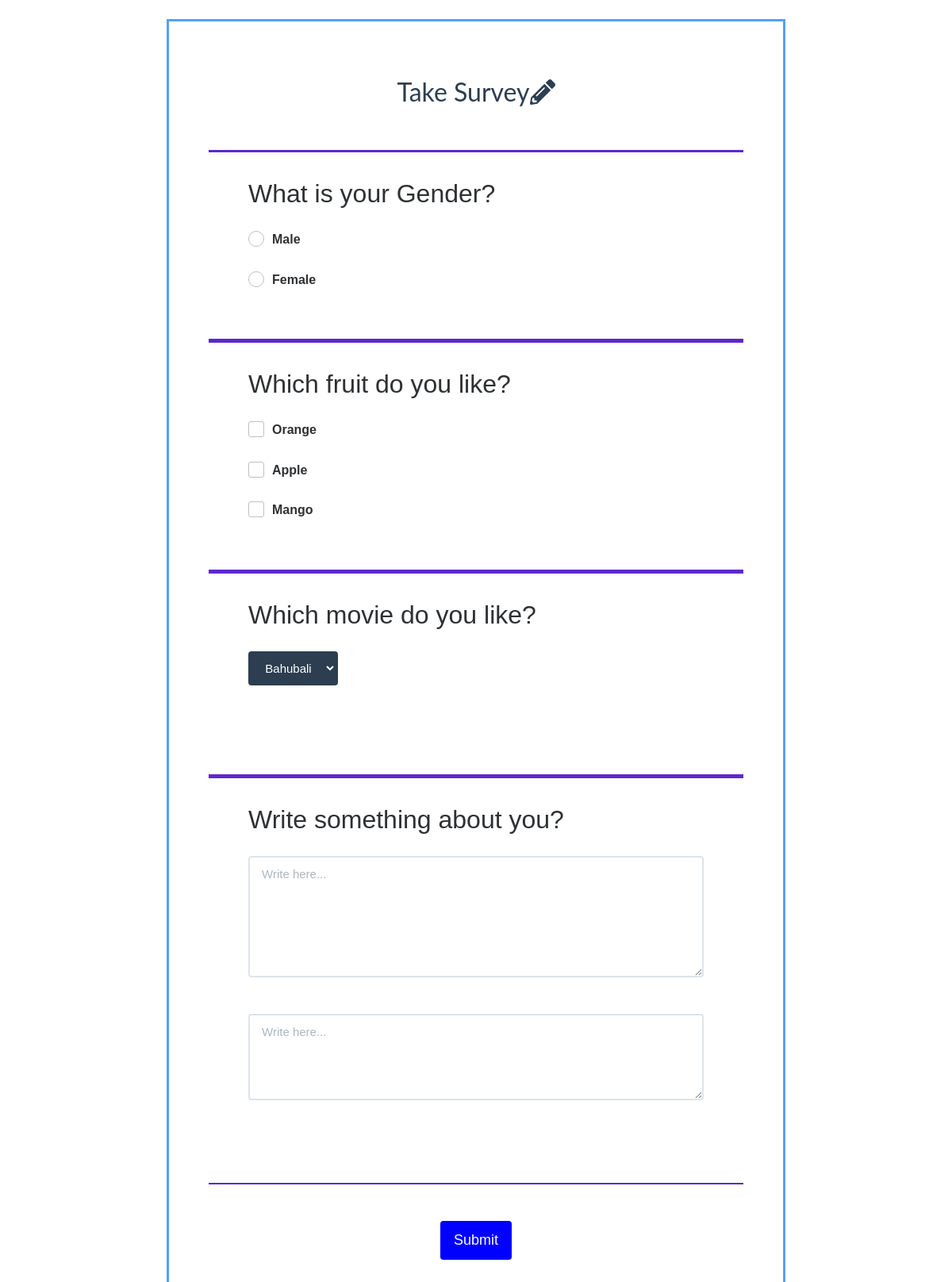
/survey/takeSurvey/, run on the app's committed database.
### survey/models.py (models this page shows, shortened)
class Question(models.Model):
    question_text = models.TextField(blank=True, default="")
    option_type = models.ForeignKey(OptionType)
    form_id = models.ForeignKey(FormId, related_name = "form_questions")

class Option(models.Model):
    option_text = models.CharField(max_length=255)
    question_id = models.ForeignKey(Question)
    count = models.IntegerField(default=0)

### survey/views.py (the view)
def takeSurvey(request):
    dummy_form = []
    pk = 1
    questions_list = Question.objects.filter(form_id = pk)
    options_list = Option.objects.all()
    for question in questions_list:
        Question_list = {}
        Question_list['question_text'] = question.question_text
        Question_list['option_type'] = question.option_type.option_type
        options = options_list.filter(question_id = question.pk)
        list_of_options = []
        for option in options:
            list_of_options.append(option.option_text)
        Question_list['options'] = list_of_options
        dummy_form.append(Question_list)
    boolValue = False
    if request.method == 'POST':
        data = []
        count=1
        print dummy_form[0]['option_type']
        for question in dummy_form:
            q = questions_list[count-1]
            options_objects = options_list.filter(question_id = q.pk)
            if question['option_type'] == 'radio_button':
                selected_option = request.POST['selected_option_r'+str(count)]
                data.append(request.POST['selected_option_r'+str(count)])
                l = options_objects.filter(option_text=selected_option)[0]
                l.count = l.count + 1
                l.save()
            elif question['option_type'] == 'drop_down':
                selected_option = request.POST['selected_option_dd'+str(count)]
                data.append(request.POST['selected_option_dd'+str(count)])
                l = options_objects.filter(option_text=selected_option)[0]
                l.count = l.count + 1
                l.save()
            elif question['option_type'] == 'multi_select':
                selected_options = request.POST.getlist('selected_option_ms'+str(count))
                data.append(request.POST.getlist('selected_option_ms'+str(count)))
                for selected_option in selected_options:
                    l = options_objects.filter(option_text=selected_option)[0]
                    l.count = l.count + 1
                    l.save()
            elif question['option_type'] == 'two_text_boxes':
                data.append(request.POST['text_area_1'+str(count)])
                data.append(request.POST['text_area_2'+str(count)])
                textArea1 = request.POST['text_area_1'+str(count)]
                textArea2 = request.POST['text_area_2'+str(count)]
                print 'text_area_1'+str(count)
                l = options_objects[0]
                l.option_text = textArea1
                l.save()
                m = options_objects[1]
                m.option_text = textArea2
                m.save()
            count+=1
        boolValue = True
        context={'data':data, 'boolValue':boolValue}
    else:
        form = dummy_form
        data = []
        context={'form':form, 'data':data, 'boolValue':boolValue}
    return render(request, 'survey/take_survey.html', context)

### survey/templates/survey/take_survey.html (shortened to what this page needs)
{% extends "base.html" %}
{% block content %}
<body>
    <div class="container-fluid" id="wrapper">
        <div class="col-lg-8 col-lg-offset-2" id="content">
            <h2>
                <font size="6">Take Survey<i class="fas fa-pencil-alt"></i></font>
            </h2><br>
            {% if boolValue == False %}
            <br>
            <form action="" method="POST">
                {% for question in form %}
                    <div class="question" style="color:#2e3133">
                        <font size="6">{{question.question_text}}</font>
                        <br><br>
                        {% if question.option_type == 'radio_button' %}
                            <div class="form-group">
                            {% for option in question.options %}
                                <label for="choice{{ forloop.counter }}">{{option}}</label>
                                <br>
                            {% endfor %}
                            </div>
                        {% elif question.option_type == 'drop_down' %}
                            <div class="">
                                <select class="btn btn-primary" name="selected_option_dd{{ forloop.counter }}">
                                    {% for option in question.options %}
                                        <option class="dropdown-class " value="{{option}}">{{option}}</option>
                                    {% endfor %}
                                </select>
                                {% for option in question.options %}
                                    <br>
                                {% endfor %}
                                <br><br>
                            </div>
                        {% elif question.option_type == 'multi_select' %}
                            <div class="form-group">
                            {% for option in question.options %}
                                <label for="choicebox{{ forloop.counter }}">{{option}}</label>
                                <br>
                            {% endfor %}
                            </div>
                        {% elif question.option_type == 'two_text_boxes' %}
                            <div class="form-group">
                                <textarea class="form-control" name="text_area_1{{forloop.counter}}" placeholder="Write here..." rows="6" cols="20">{{option}}</textarea> <br><br>
                                <textarea class="form-control" name="text_area_2{{forloop.counter}}" placeholder="Write here..." rows="4" cols="40">{{option}}</textarea>
                                <br><br>
                            </div>
                        <br>
                        {% endif %}
                    </div>
                {% endfor %}
                <br><br>
                <center>
                    <button class="btn submit-button" style="color:black background-color:black">Submit</button>
                </center>
            </form>
            {% else %}
            <div>
                <center>
                    <button class="btn submit-button" style="color:black background-color:black">Thank you for submitting the form.</button>
                </center>
            </div>
            {% endif %}
        </div>
    </div>
</body>
{% endblock %}

### static/survey/css/styles.css (style rules this page uses)
body { font-family: 'Futura', sans-serif; }
#wrapper { margin-top: 2% !important; font-size: 16px; }
#content { border-color: #54a0ff; border-style: solid; border-width: 3px; padding: 50px; }
#content > h2 { font-size: 22px; text-align: center; padding-top: 0; }
.question { border-color: #5f27cd; border-style: solid; border-width: 0px; border-top-width: 3px; border-bottom-width: 2px; color: white; padding-top: 30px; padding-bottom: 20px; padding-left: 50px; padding-right: 50px; }
.submit-button { color: white; background-color: blue; padding-top: 10px; padding-bottom: 10px; padding-left: 15px; padding-right: 15px; font-size: 18px; }
.dropdown-class { color: black; background-color: white; font-size: 15px; }

### static/survey/css/magic-check.css (style rules this page uses)
.magic-radio + label, .magic-checkbox + label { position: relative; display: block; padding-left: 30px; cursor: pointer; vertical-align: middle; }
.magic-radio + label:before, .magic-checkbox + label:before { position: absolute; top: 0; left: 0; display: inline-block; width: 20px; height: 20px; content: ''; border: 1px solid #c0c0c0; }
.magic-radio + label:after, .magic-checkbox + label:after { position: absolute; display: none; content: ''; }
.magic-radio + label:before { border-radius: 50%; }
.magic-radio + label:after { top: 6px; left: 6px; width: 8px; height: 8px; border-radius: 50%; background: #3e97eb; }
.magic-checkbox + label:before { border-radius: 3px; }
.magic-checkbox + label:after { top: 2px; left: 7px; box-sizing: border-box; width: 6px; height: 12px; transform: rotate(45deg); border-width: 2px; border-style: solid; border-color: #fff; border-top: 0; border-left: 0; }

### data on the page
Question: question_text "What is your Gender?"
Option: options "Male"
Option: options "Female"
Question: question_text "Which fruit do you like?"
Option: options "Orange"
Option: options "Apple"
Option: options "Mango"
Question: question_text "Which movie do you like?"
Option: option_text "Bahubali"
Question: question_text "Write something about you?"
